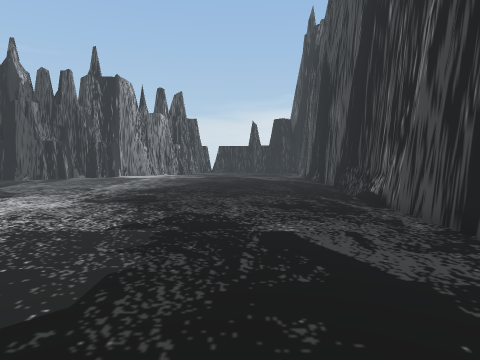
[1] (above)

23 first-person views from a walk through a Unity game level. The camera is 1.3 m above the floor, tilts 4° down and sees 75° across. The floor is counted in squares, 1 m on a side. Each view is taken from the middle of a square. On the plan, view 1 faces up. The plan holds only what a view shows up to about 14 squares ahead; the rest is blank. The place goes on beyond the plan. Some animated figures are not drawn.

[2]
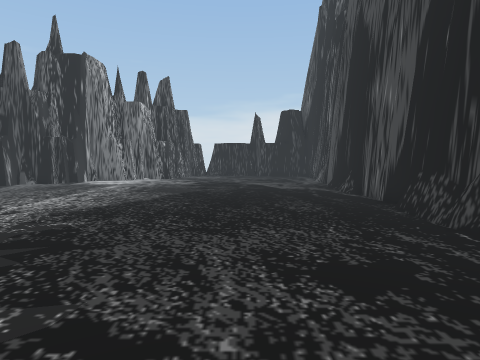

[3]
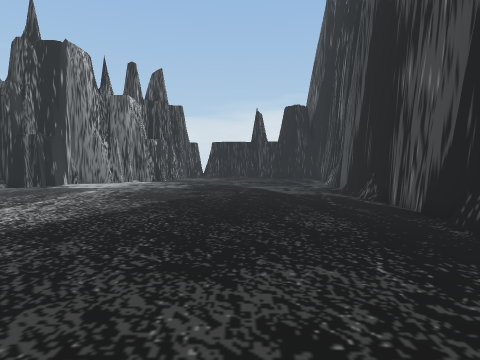

[4]
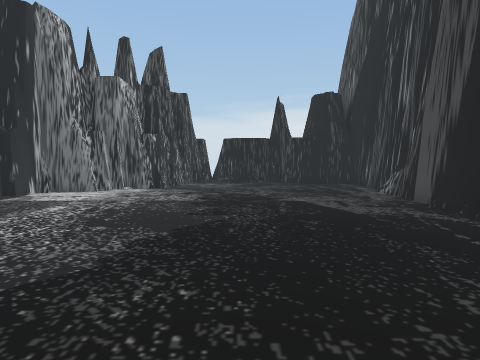

[5]
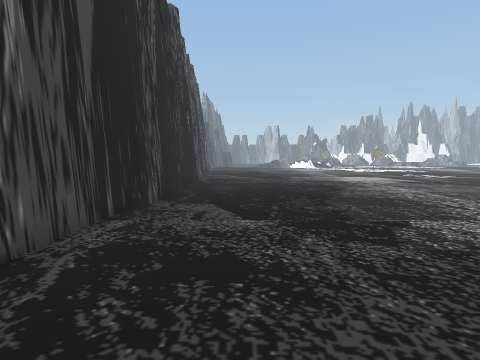

[6]
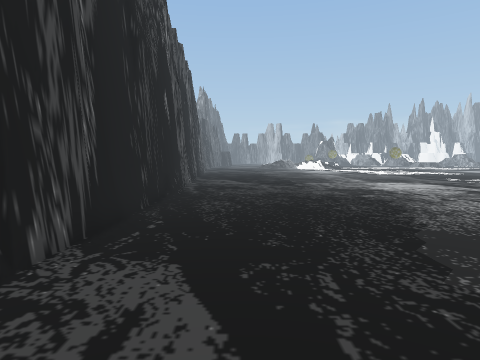

[7]
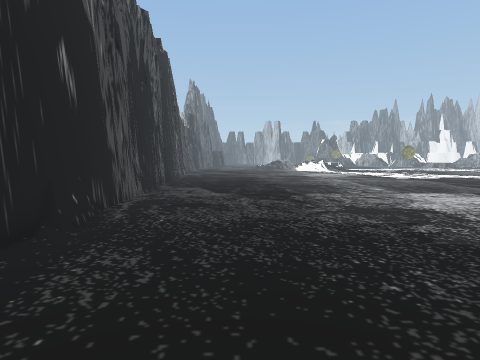

[8]
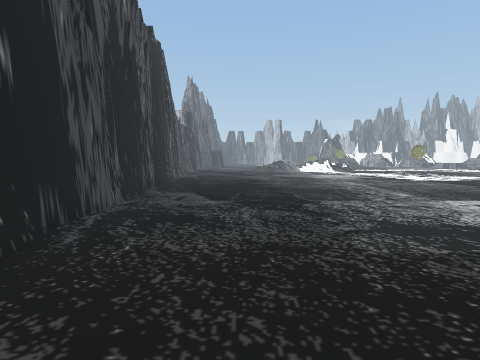

[9]
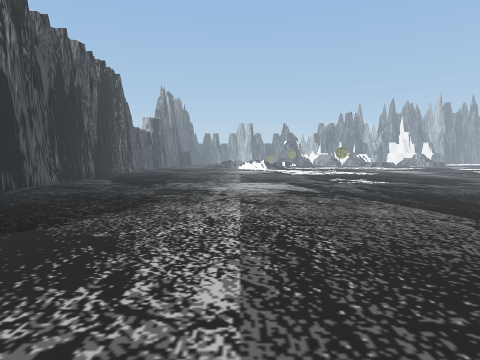

[10]
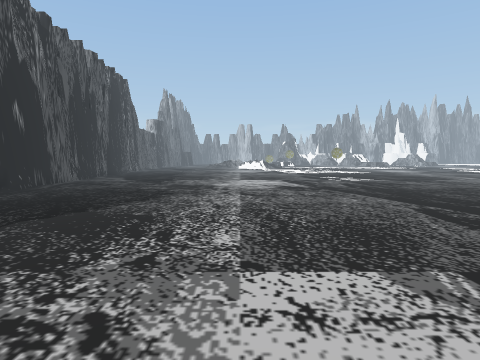

[11]
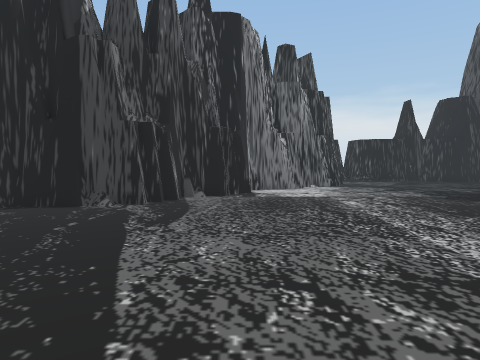

[12]
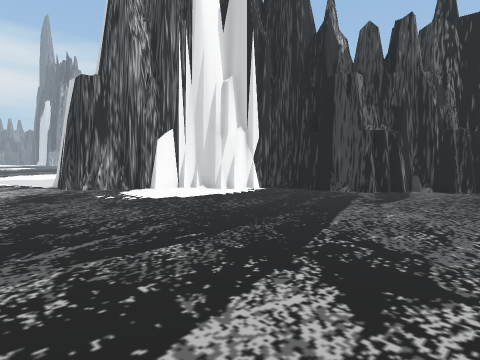

[13]
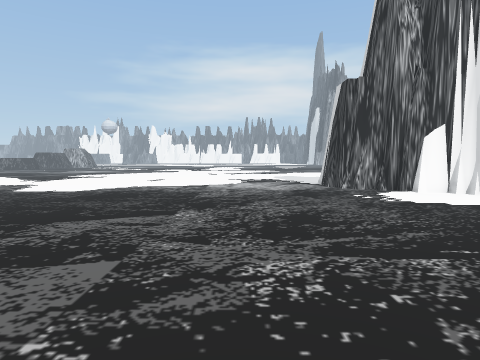

[14]
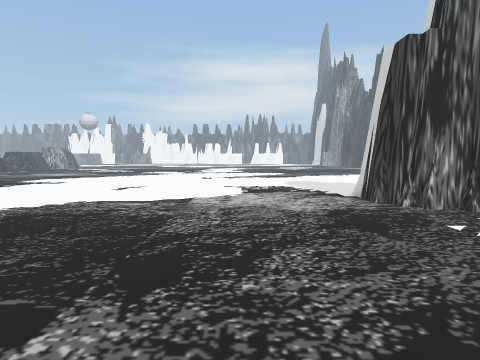

[15]
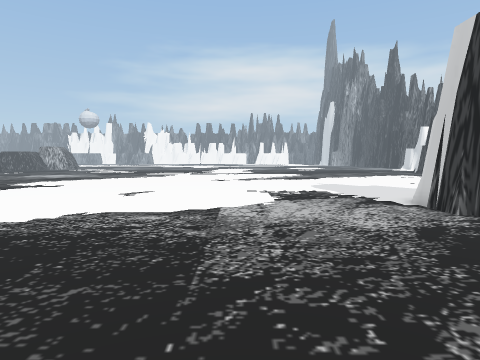

[16]
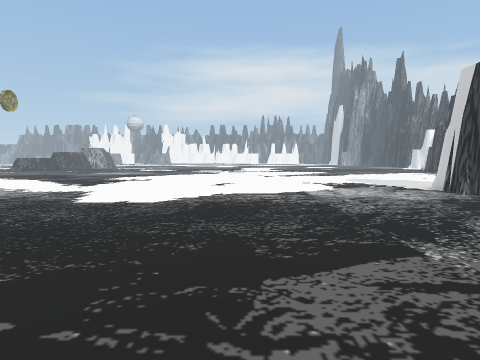

[17]
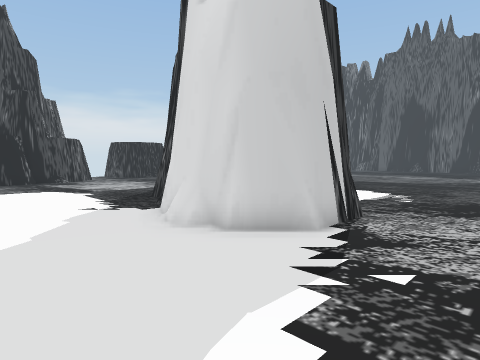

[18]
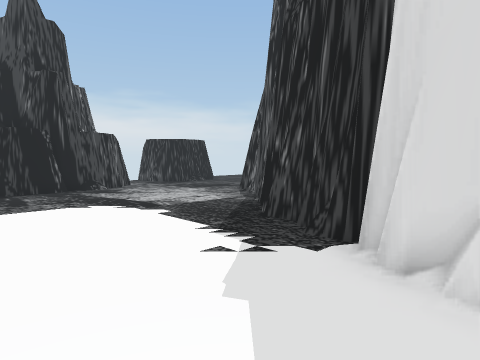

[19]
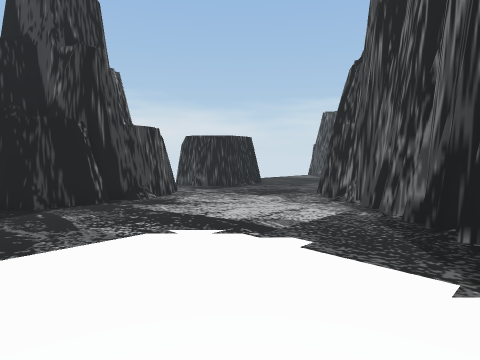

[20]
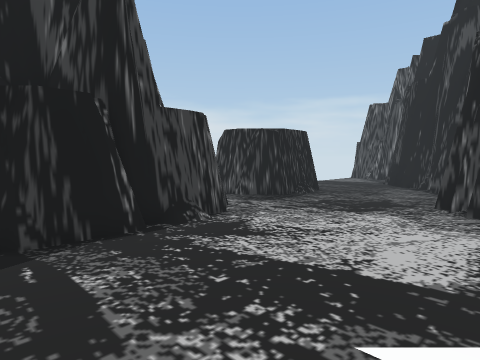

[21]
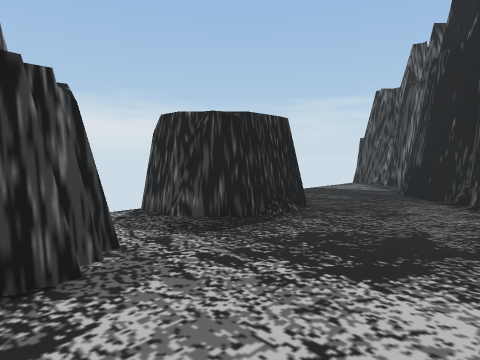

[22]
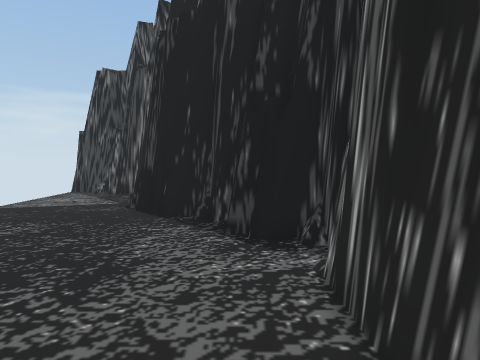

[23]
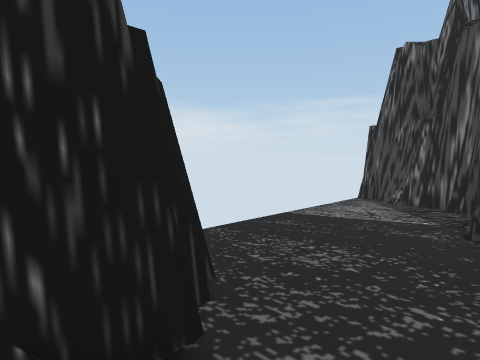

### Floor plan
Key: @ floor where view 1 was taken; # wall or solid block; . floor; = window, fence, low wall or low ledge.
Columns run from 28 left of view 1 to 5 right of it. Each row starts with its distance up from view 1.
 31          #           #
 30         .#    .......#
 29         .#####......##
 28       ##..###.......##
 27  ######...........###
 26  .##............###
 25  ...............#     ###........#
 24  .............###    ###.........#
 23  .........#####    ###...........#
 22  ........##       ##.............#
 21 .........##      ###.............#
 20 ........##      ##..............##
 19 .......##   #####...............##
 18  .....##    #=..................#
 17 ......#    ##...................#
 16 .....##  ###....................#
 15 .....#   #......................#
 14  ...##  ##......................#
 13 ....#   #.......................#
 12 ....#####.......................#
 11 .....###........................#
 10 ................................#
  9 ................................#
  8 ................................#
  7 ................................#
  6 ................................#
  5 ................................#
  4 ................................#
  3 ................................#
  2 ................................#
  1 ................................#
  0 ............................@...#
 -1 ................................#
 -2 ................................#
 -3 ................................#
 -4 ..  ......  ...................=#
 -5     .....   ...................=#
 -6     ...     ....................#
 -7     ..      ....................#
 -8                     ............#
 -9                     ............#
-10                    .............#
-11                   ..............#
-12                   ..............#
-13                   ..............#
-14                   ..............#

Positions as (right, up) in squares from view 1, and headings:
1: (0, 0), facing up
2: (0, 5), facing up
3: (0, 7), facing up
4: (-1, 11), facing up
5: (1, 12), facing down
6: (1, 7), facing down
7: (0, 2), facing down
8: (0, 0), facing down
9: (-6, 7), facing down
10: (-6, 9), facing down
11: (-9, 10), facing up
12: (-7, 7), facing up-left
13: (-7, 7), facing left
14: (-12, 7), facing left
15: (-14, 6), facing left
16: (-10, 3), facing left
17: (-28, 8), facing up-right
18: (-28, 13), facing up-right
19: (-28, 17), facing up-right
20: (-27, 21), facing up-right
21: (-23, 23), facing up-right
22: (-19, 24), facing right
23: (-17, 26), facing up-right
